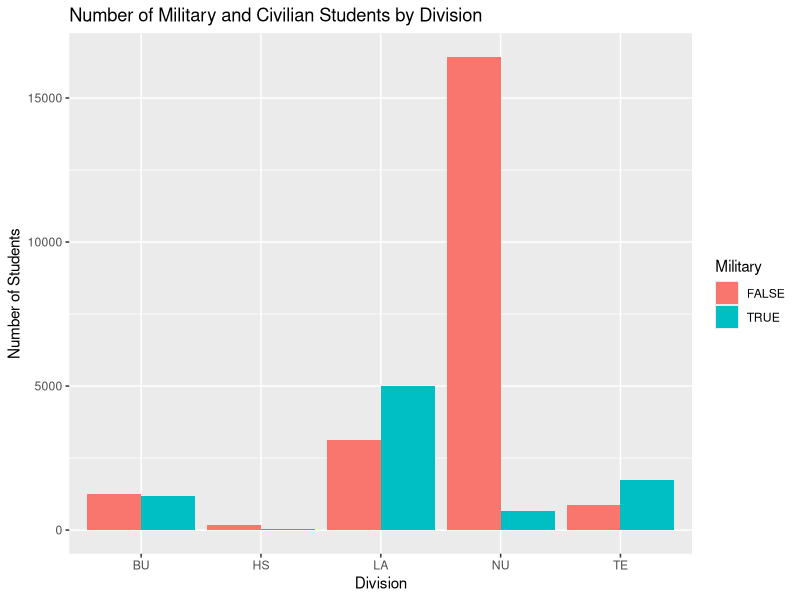
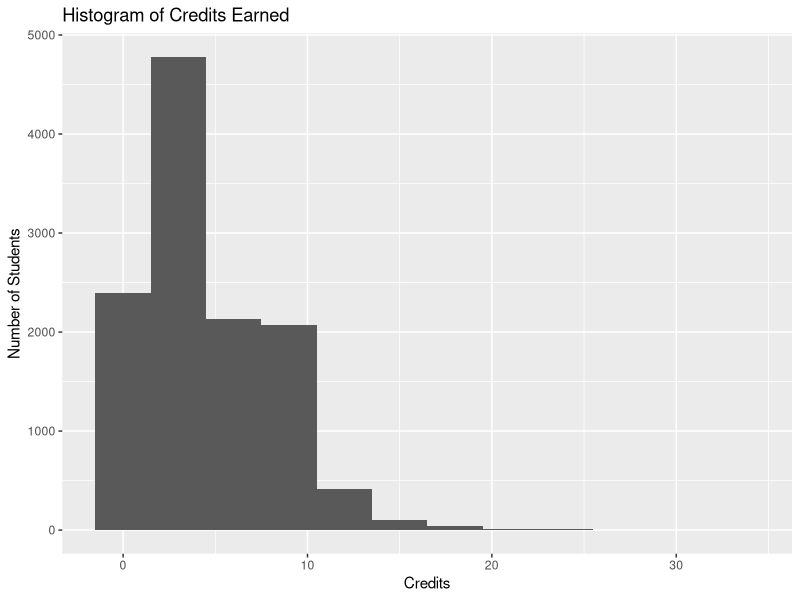
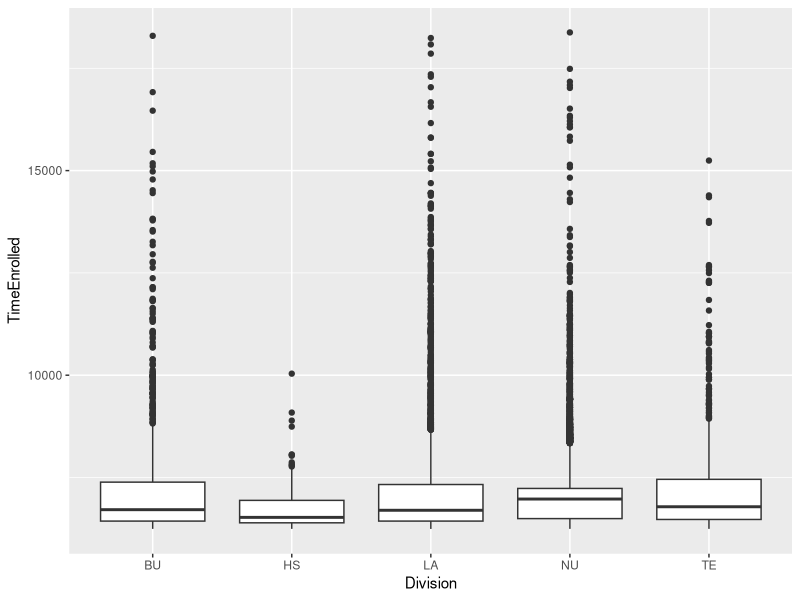

The R script that drew these images, in order:
## ---- chunk 1
# This R chunk will be used to prepare the data for analysis. Typically, we will
# want to hide the R code and output in the final document.

# Load the packages we will use
library(ggplot2)
library(psych)
library(readxl)
library(knitr)

# Load data
students <- read_excel('Students.xls', sheet=1)
str(students)

# Convert Military variable to logical
students$Military <- students$Military == 'Y'

# Convert Enrolled variable to a Date
students$Enrolled <- as.Date(students$Enrolled)
## ---- chunk 2
tab.credits <- describeBy(students$Credits, group=students$Division, mat=TRUE)
tab.credits <- tab.credits[,c('group1','n','mean','sd','median')]
names(tab.credits) <- c('Division','n','Mean','Standard Deviation','Median')
kable(tab.credits, row.names=FALSE, caption='Credits by Division', digits=2)
## ---- chunk 3
tab.military <- table(students$Military, students$Division)
# Print table as counts
kable(tab.military)
# Print table as proportion within division
kable(prop.table(tab.military, 2) * 100, digits=2)
## ---- chunk 4
# Hint: use position='dodge' to create side-by-side bars
ggplot(students, aes(x=Division, fill=Military)) +
	geom_bar(position='dodge') +
	ylab('Number of Students') +
	ggtitle('Number of Military and Civilian Students by Division')
## ---- chunk 5
# Use histogram
ggplot(students, aes(x=Credits)) + 
	geom_histogram(binwidth=3) +
	ylab('Number of Students') +
	ggtitle('Histogram of Credits Earned')
## ---- chunk 6
# Use boxplots
students$TimeEnrolled <- as.integer(Sys.Date() - students$Enrolled)
ggplot(students, aes(x=Division, y=TimeEnrolled)) +
	geom_boxplot()
## ---- chunk 7
# What to do about NA credits? In this case missing credits mean 0
missingRows <- is.na(students$Credits)
students[missingRows,]$Credits <- 0
# t-test maybe?
t.results <- t.test(Credits ~ Military, data=students)
ls(t.results)
t.results$p.value

# Create a function to print the results of p-value as p < 0.001, p < 0.01, p < 0.05 or p > 0.05
print.p.value <- function(pvalue) {
	if(pvalue < 0.001) { 
		return('p < 0.001')
	} else if(pvalue < 0.01) {
		return('p < 0.01')
	} else if(pvalue < 0.05) {
		return('p < 0.05')
	} else {
		return('p >= 0.05')
	}
}
